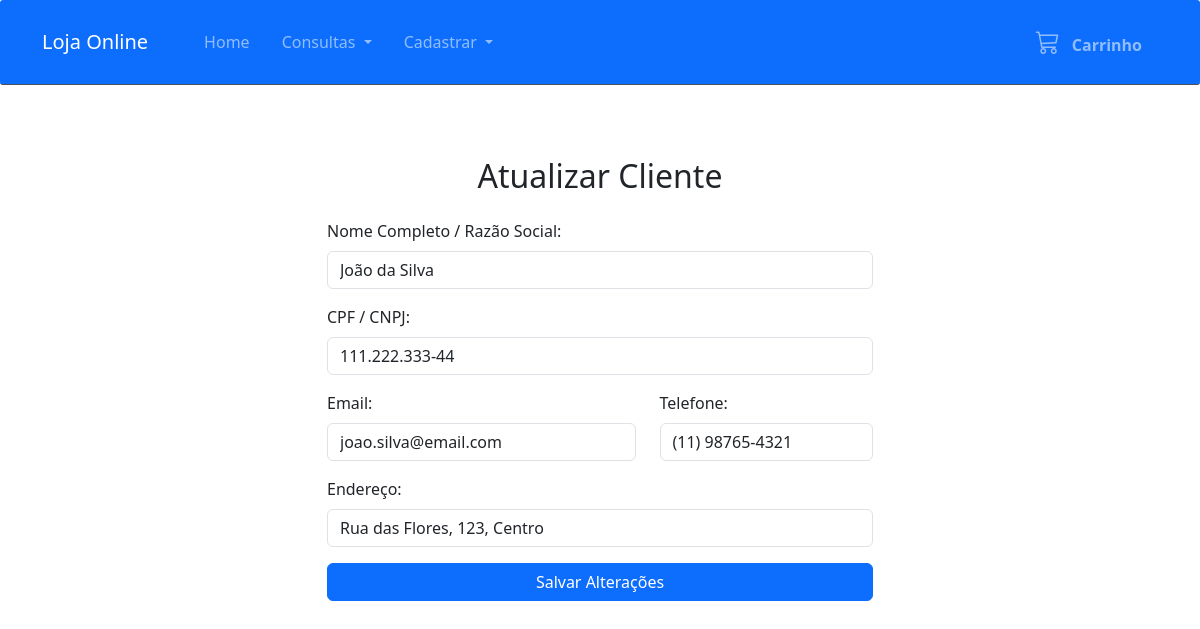
Screenshot of /atualizar_cliente.php?id=1 with the database file from the repository.
### tables this page shows
CREATE TABLE `clientes` (
  `id_cliente` int(11) NOT NULL,
  `cpf_cnpj` varchar(18) NOT NULL,
  `nome` varchar(255) NOT NULL,
  `endereco` varchar(255) DEFAULT NULL,
  `telefone` varchar(20) DEFAULT NULL,
  `email` varchar(255) DEFAULT NULL
);

### atualizar_cliente.php (the view, shortened to what this page needs)
<!DOCTYPE html>
<html lang="pt_br">
<head>
    <link href="css/bootstrap.min.css" rel="stylesheet">
    <link href="css/index.css" rel="stylesheet">
    <link rel="stylesheet" href="https://cdn.jsdelivr.net/npm/bootstrap-icons@1.11.3/font/bootstrap-icons.min.css">
</head>
<body>
    <?php
    require_once './src/nav_bar.php';
    require_once './src/db_connection_pdo.php';
    $nome = '';
    $cpf_cnpj = '';
    $email = '';
    $endereco = '';
    $telefone = '';
    $cliente_encontrado = false;
    if (isset($_GET['id'])) {
        $id_cliente = filter_input(INPUT_GET, 'id', FILTER_VALIDATE_INT);
        if ($id_cliente) {
            try {
                $sql = "SELECT * FROM clientes WHERE id_cliente = ?";
                $stmt = $conn->prepare($sql);
                $stmt->execute([$id_cliente]);
                $cliente = $stmt->fetch(PDO::FETCH_ASSOC);
                if ($cliente) {
                    $cliente_encontrado = true;
                    $nome = $cliente['nome'];
                    $cpf_cnpj = $cliente['cpf_cnpj'];
                    $email = $cliente['email'];
                    $endereco = $cliente['endereco'];
                    $telefone = $cliente['telefone'];
                }
            } catch (PDOException $e) {
                echo "<div class='container'><div class='alert alert-danger'><b>Erro ao buscar cliente:</b> " . $e->getMessage() . "</div></div>";
            }
        }
    }
    ?>
    <div class="container">
        <div class="row justify-content-center">
            <div class="col-md-8 col-lg-6">
                <h2 class="text-center my-4">Atualizar Cliente</h2>
                <?php if ($cliente_encontrado): ?>
                    <form action="atualizar_cliente.php" method="post">
                        <div class="mb-3">
                            <label for="nome" class="form-label">Nome Completo / Razão Social:</label>
                            <input type="text" name="nome" id="nome" class="form-control" value="<?php echo htmlspecialchars($nome); ?>" required>
                        </div>
                        <div class="mb-3">
                            <label for="cpf_cnpj" class="form-label">CPF / CNPJ:</label>
                            <input type="text" name="cpf_cnpj" id="cpf_cnpj" class="form-control" value="<?php echo htmlspecialchars($cpf_cnpj); ?>" required>
                        </div>
                        <div class="row">
                            <div class="col-md-7 mb-3">
                                <label for="email" class="form-label">Email:</label>
                                <input type="email" name="email" id="email" class="form-control" value="<?php echo htmlspecialchars($email); ?>">
                            </div>
                            <div class="col-md-5 mb-3">
                                <label for="telefone" class="form-label">Telefone:</label>
                                <input type="text" name="telefone" id="telefone" class="form-control" value="<?php echo htmlspecialchars($telefone); ?>">
                            </div>
                        </div>
                        <div class="mb-3">
                            <label for="endereco" class="form-label">Endereço:</label>
                            <input type="text" name="endereco" id="endereco" class="form-control" value="<?php echo htmlspecialchars($endereco); ?>">
                        </div>
                        <div class="d-grid">
                            <button type="submit" class="btn btn-primary">Salvar Alterações</button>
                        </div>
                    </form>
                <?php elseif (isset($_GET['id'])): ?>
                    <div class="alert alert-danger text-center">Cliente não encontrado com o ID fornecido.</div>
                <?php endif; ?>
            </div>
        </div>
    </div>
</body>
</html>

### css/index.css (style rules this page uses)
body * { border-radius: 3px; }
.text-center { text-align: center; }

### rows the page displays
clientes: nome "João da Silva", cpf_cnpj "111.222.333-44", email "joao.silva@email.com", telefone "(11) 98765-4321", endereco "Rua das Flores, 123, Centro"
